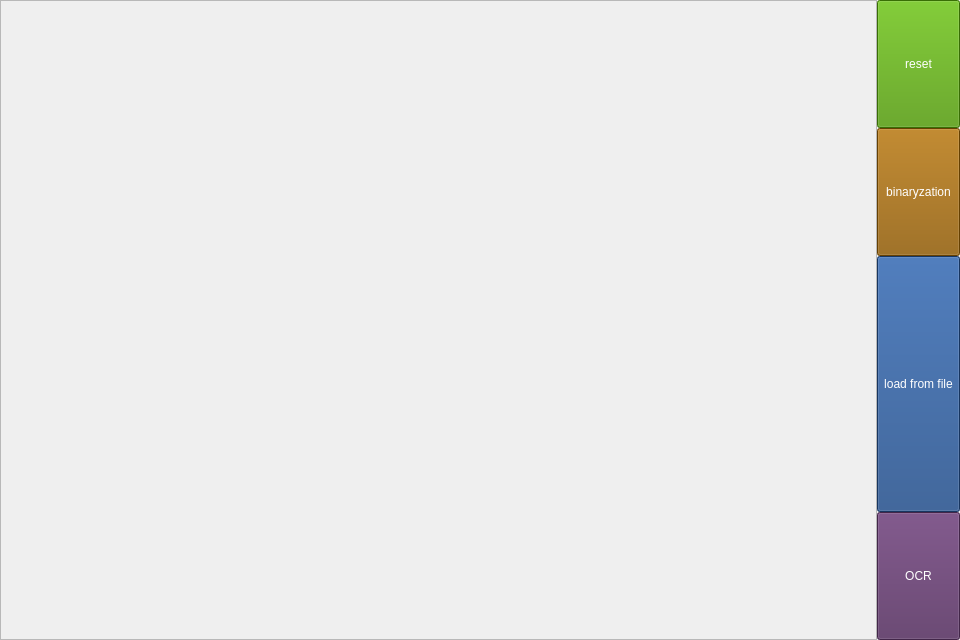
<?xml version="1.0" encoding="UTF-8"?>
<ui version="4.0">
    <class>ImageWidget</class>
    <widget class="QWidget" name="ImageWidget">
        <property name="geometry">
            <rect>
                <x>0</x>
                <y>0</y>
                <width>960</width>
                <height>640</height>
            </rect>
        </property>
        <property name="windowTitle">
            <string>Image Loader</string>
        </property>
        <layout class="QHBoxLayout" name="horizontalLayout" stretch="20,1">
            <property name="spacing">
                <number>0</number>
            </property>
            <property name="leftMargin">
                <number>0</number>
            </property>
            <property name="topMargin">
                <number>0</number>
            </property>
            <property name="rightMargin">
                <number>0</number>
            </property>
            <property name="bottomMargin">
                <number>0</number>
            </property>
            <item>
                <widget class="QLabel" name="display_label">
                    <property name="frameShape">
                        <enum>QFrame::StyledPanel</enum>
                    </property>
                    <property name="frameShadow">
                        <enum>QFrame::Raised</enum>
                    </property>
                    <property name="text">
                        <string/>
                    </property>
                    <property name="alignment">
                        <set>Qt::AlignCenter</set>
                    </property>
                </widget>
            </item>
            <item>
                <layout class="QVBoxLayout" name="verticalLayout" stretch="1,1,2,1">
                    <property name="spacing">
                        <number>0</number>
                    </property>
                    <property name="leftMargin">
                        <number>0</number>
                    </property>
                    <property name="topMargin">
                        <number>0</number>
                    </property>
                    <property name="rightMargin">
                        <number>0</number>
                    </property>
                    <property name="bottomMargin">
                        <number>0</number>
                    </property>
                    <item>
                        <widget class="QToolButton" name="reset_btn">
                            <property name="sizePolicy">
                                <sizepolicy hsizetype="Preferred" vsizetype="Preferred">
                                    <horstretch>0</horstretch>
                                    <verstretch>0</verstretch>
                                </sizepolicy>
                            </property>
                            <property name="styleSheet">
                                <string notr="true">background-color: rgb(78, 154, 6);
                                    color: rgb(255, 255, 255);
                                </string>
                            </property>
                            <property name="text">
                                <string>reset</string>
                            </property>
                        </widget>
                    </item>
                    <item>
                        <widget class="QToolButton" name="bin_btn">
                            <property name="sizePolicy">
                                <sizepolicy hsizetype="Preferred" vsizetype="Preferred">
                                    <horstretch>0</horstretch>
                                    <verstretch>0</verstretch>
                                </sizepolicy>
                            </property>
                            <property name="styleSheet">
                                <string notr="true">background-color: rgb(143, 89, 2);
                                    color: rgb(255, 255, 255);
                                </string>
                            </property>
                            <property name="text">
                                <string>binaryzation</string>
                            </property>
                        </widget>
                    </item>
                    <item>
                        <widget class="QToolButton" name="load_btn">
                            <property name="sizePolicy">
                                <sizepolicy hsizetype="Preferred" vsizetype="Preferred">
                                    <horstretch>0</horstretch>
                                    <verstretch>0</verstretch>
                                </sizepolicy>
                            </property>
                            <property name="styleSheet">
                                <string notr="true">background-color: rgb(32, 74, 135);
                                    color: rgb(255, 255, 255);
                                </string>
                            </property>
                            <property name="text">
                                <string>load from file</string>
                            </property>
                        </widget>
                    </item>
                    <item>
                        <widget class="QToolButton" name="ocr_btn">
                            <property name="sizePolicy">
                                <sizepolicy hsizetype="Preferred" vsizetype="Preferred">
                                    <horstretch>0</horstretch>
                                    <verstretch>0</verstretch>
                                </sizepolicy>
                            </property>
                            <property name="styleSheet">
                                <string notr="true">background-color: rgb(92, 53, 102);
                                    color: rgb(255, 255, 255);
                                </string>
                            </property>
                            <property name="text">
                                <string>OCR</string>
                            </property>
                        </widget>
                    </item>
                </layout>
            </item>
        </layout>
    </widget>
    <resources>
        <include location="../../../../assets/COCR_res.qrc"/>
    </resources>
    <connections/>
</ui>
